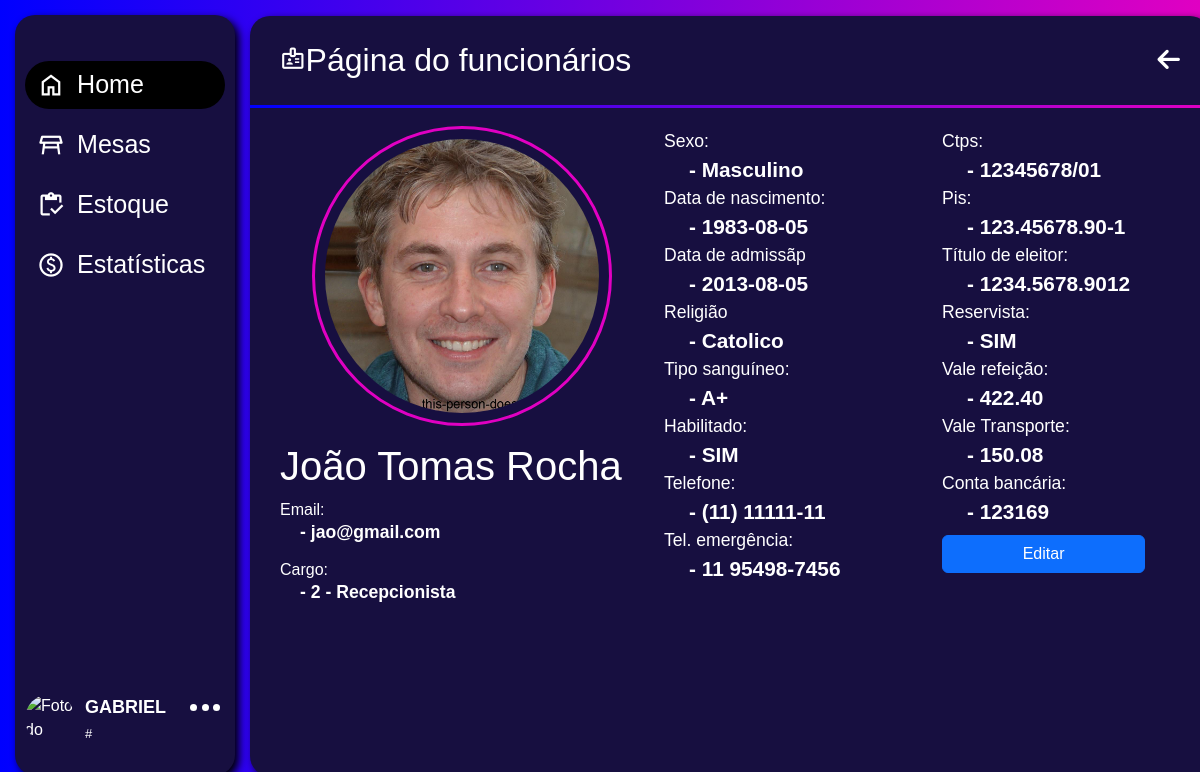
/ADM/app/pagina-inicial/controle-de-funcionarios/pagina-do-funcionario/pag_func.php?id_func=12321 (signed in), run on the app's committed database.
### tables this page shows
CREATE TABLE IF NOT EXISTS `funcionarios` (
  `id_func` int NOT NULL AUTO_INCREMENT,
  `id_tipo` int NOT NULL,
  `nome` varchar(255) NOT NULL,
  `cpf_func` char(14) NOT NULL,
  `dta_nasc` date NOT NULL,
  `sexo` varchar(10) NOT NULL,
  `dta_admissao` date NOT NULL,
  `dta_demissao` date DEFAULT NULL,
  `religiao` varchar(50) DEFAULT NULL,
  `tipo_sanguineo` varchar(3) NOT NULL,
  `tel` char(15) NOT NULL,
  `tel_emergencia` char(15) NOT NULL,
  `ctps` char(14) DEFAULT NULL,
  `pis` char(14) DEFAULT NULL,
  `tit_eleitor` char(16) NOT NULL,
  `reservista` char(3) DEFAULT NULL,
  `vr` float(10,2) DEFAULT NULL,
  `vt` float(10,2) DEFAULT NULL,
  `comissao` float(10,2) NOT NULL,
  `conta_bancaria` varchar(50) NOT NULL,
  `habilitado` varchar(10) DEFAULT NULL,
  `email_adm` varchar(100) NOT NULL,
  `senha_adm` varchar(100) NOT NULL,
  `avatar` varchar(50) DEFAULT NULL,
  PRIMARY KEY (`id_func`),
  UNIQUE KEY `cpf_func` (`cpf_func`),
  UNIQUE KEY `tit_eleitor` (`tit_eleitor`),
  UNIQUE KEY `email_adm` (`email_adm`),
  UNIQUE KEY `conta_bancaria` (`conta_bancaria`),
  UNIQUE KEY `ctps` (`ctps`),
  UNIQUE KEY `pis` (`pis`),
  KEY `id_tipo` (`id_tipo`),
  CONSTRAINT `funcionarios_ibfk_1` FOREIGN KEY (`id_tipo`) REFERENCES `tipo` (`id_tipo`) ON DELETE CASCADE ON UPDATE CASCADE
);

CREATE TABLE IF NOT EXISTS `tipo` (
  `id_tipo` int NOT NULL AUTO_INCREMENT,
  `cargo` varchar(50) NOT NULL,
  `sal_hora` float(10,2) NOT NULL,
  `carga_horaria` float(10,2) NOT NULL,
  `salario` float(10,2) NOT NULL,
  PRIMARY KEY (`id_tipo`)
);

### ADM/app/pagina-inicial/controle-de-funcionarios/pagina-do-funcionario/pag_func.php (the view, shortened to what this page needs)
<?php
include_once(__DIR__ . '/../../../../PHP/conn.php');
$nomeFunc = $_SESSION['nome'];
$idFunc = $_SESSION['id_func'];
$parts = explode(" ", $nomeFunc);
$primeiroNome = $parts[0];
$avatar = '../../../../../imgbd/' . $_SESSION['avatarSession'];
if(!empty($_GET['id_func'])){
    $id = $_GET['id_func'];
    $edit = $sql->query("SELECT * FROM funcionarios WHERE id_func=$id");
    if($edit->num_rows > 0){
        $user_dados = mysqli_fetch_assoc($edit);
        $avatar_func = $user_dados['avatar'];
        $avatar_f = '../../../../../imgbd/' . $avatar_func;
        $id_tipo = $user_dados['id_tipo'];
        $edit_cargo = $sql->query("SELECT cargo FROM tipo WHERE id_tipo = $id_tipo");
        if ($edit_cargo->num_rows > 0) {
            $cargo = $edit_cargo->fetch_assoc()['cargo'];
        } else {
            $cargo = "Cargo não encontrado";
        }
    }else{
        header('location:');
    }
}
?>
<!DOCTYPE html>
<html lang="pt-br">
<head>
    <link href="https://cdn.jsdelivr.net/npm/bootstrap@5.3.0-alpha3/dist/css/bootstrap.min.css" rel="stylesheet">
    <link rel="stylesheet" href="../../../../assets/css/menu.css">
    <link rel="stylesheet" href="../../../../assets/css/paginaInicial/func.css">
</head>
<body>
    <div class="fundo">
        <aside class="sidebar">
            <nav>
                <a href="../../home.php">
                    <button class="active">
                        <span>
                            <i class="material-symbols-outlined">home</i>
                            <span>Home</span>
                        </span>
                    </button>
                </a>
                <a href="../../../mesas/home_mesa.php">
                    <button>
                        <span>
                            <i class="material-symbols-outlined">table_restaurant</i>
                            <span>Mesas</span>
                        </span>
                    </button>
                </a>
                <a href="../../../estoque/estoque.php">
                    <button>
                        <span>
                            <i class="material-symbols-outlined">inventory</i>
                            <span>Estoque</span>
                        </span>
                    </button>
                </a>
                <a href="../../../estatisticas/estatisticas.php">
                    <button>
                        <span>
                            <i class="material-symbols-outlined">paid</i>
                            <span>Estatísticas</span>
                        </span>
                    </button>
                </a>
            </nav>
            <header class="sidebar-header">
                <img class="logo-img" src="<?php echo $avatar; ?>" alt="Foto do usuário">
                <span class="dados">
                    <span class="nome"><?php echo $primeiroNome; ?></span>
                    <br>
                    <span class="id">#<?php echo $idFunc ?></span>
                </span>
                <span id="options">
                    <span class="opcoes">
                        <span class="ball"></span>
                        <span class="ball"></span>
                        <span class="ball"></span>
                    </span>
                </span>
            </header>
        </aside>
        <main class="main">
            <div class="header">
                <div>
                    <i class="material-symbols-outlined">badge</i><span>Página do funcionários</span>
                </div>
                <i class="fa-solid fa-arrow-left" id="backButton"></i>
            </div>
            <hr>
            <div class="mainArea">
                <div class="container">
                    <div class="row">
                        <div class="col-5">
                            <div class="card" style="width: 18rem;">
                                <img src="<?php echo $avatar_f; ?>" class="card-img-top" alt="...">
                                <div class="card-body">
                                    <h1 class="card-title"><?php echo $user_dados['nome'];?></h1>
                                    <div>
                                        <span>Email:</span>
                                        <p class="card-text importantInfo"><?php echo $user_dados['email_adm'];?></p>
                                        <span>Cargo:</span>
                                        <p class="card-text importantInfo"><?php echo $id_tipo . ' ' . '-' . ' ' . $cargo;?></p>
                                    </div>
                                </div>
                            </div>
                        </div>
                        <div class="col-7 informacoes">
                            <div class="row">
                                <div class="col-6">
                                    <p class="perg">Sexo:</p>
                                    <p class="res"><?php echo $user_dados['sexo'];?></p>
                                    <p class="perg">Data de nascimento:</p>
                                    <p class="res"><?php echo $user_dados['dta_nasc'];?></p>
                                    <p class="perg">Data de admissãp</p>
                                    <p class="res"><?php echo $user_dados['dta_admissao'];?></p>
                                    <p class="perg">Religião</p>
                                    <p class="res"><?php echo $user_dados['religiao'];?></p>
                                    <p class="perg">Tipo sanguíneo:</p>
                                    <p class="res"><?php echo $user_dados['tipo_sanguineo'];?></p>
                                    <p class="perg">Habilitado:</p>
                                    <p class="res"><?php echo $user_dados['habilitado'];?></p>
                                    <p class="perg">Telefone:</p>
                                    <p class="res"><?php echo $user_dados['tel'];?></p>
                                    <p class="perg">Tel. emergência:</p>
                                    <p class="res"><?php echo $user_dados['tel_emergencia'];?></p>
                                </div>
                                <div class="col-6">
                                    <p class="perg">Ctps:</p>
                                    <p class="res"><?php echo $user_dados['ctps'];?></p>
                                    <p class="perg">Pis:</p>
                                    <p class="res"><?php echo $user_dados['pis'];?></p>
                                    <p class="perg">Título de eleitor:</p>
                                    <p class="res"><?php echo $user_dados['tit_eleitor'];?></p>
                                    <p class="perg">Reservista:</p>
                                    <p class="res"><?php echo $user_dados['reservista'];?></p>
                                    <p class="perg">Vale refeição:</p>
                                    <p class="res"><?php echo $user_dados['vr'];?></p>
                                    <p class="perg">Vale Transporte:</p>
                                    <p class="res"><?php echo $user_dados['vt'];?></p>
                                    <p class="perg">Conta bancária:</p>
                                    <p class="res"><?php echo $user_dados['conta_bancaria'];?></p>
                                    <a href="../editar-funcionario/editar-funcionario.php?id_func=<?php echo $id; ?>"><button class="btn btn-primary">Editar</button></a>
                                </div>
                            </div>
                        </div>
                    </div>
                </div>
            </div>
        </main>
    </div>
</body>
</html>

### ADM/assets/css/menu.css (style rules this page uses)
:root { --rosa: #E000C2; --azulClaro: #07E8FF; --azul: #0000FF; --azulEscuro:#170F40; --azulDiferenciado:#3214E1; }
* { box-sizing: border-box; }
body { margin: 0; font-family: sans-serif; color: #fff; }
.fundo { position: absolute; background-image: linear-gradient(to left, var(--rosa), var(--azul)); width: 100%; height: 100%; }
.sidebar { position: fixed; background-color: var(--azulEscuro); top: 15px; left: 15px; height: 95%; display: flex; flex-direction: column; align-items: flex-start; width: 220px; padding: 40px 10px 30px 10px; border-radius: 20px; box-shadow: 4px 4px 8px black; }
.sidebar-header { display: flex; width: 100%; margin-top: 16px; }
.dados { display: inline-block; margin-left: 10px; }
.nome { font-weight: bold; font-size: 18px; }
.id { font-size: 13px; }
#options { display: flex; justify-content: flex-end; gap: 1; width: 100%; height: 20px; }
.opcoes { text-align: center; width: 40px; height: 20px; z-index: 2; cursor: pointer; }
.ball { display: inline-block; background-color: #fff; width: 7px; height: 7px; border-radius: 50%; cursor: pointer; }
.logo-img { width: 50px; max-height: 50px; border-radius: 50%; object-fit: cover; transition: transform .4s; }
.sidebar button { height: 60px; background: transparent; border: 0; font-family: inherit; color: inherit; cursor: pointer; text-align: left; padding: 0; width: 100%; }
.sidebar button > span { display: inline-flex; align-items: center; gap: 12px; height: 48px; border-radius: 24px; padding: 0 16px 0 12px; line-height: 1; transition: all .2s; width: 100%; font-size: 1.2rem; }
.active > span { background-color: #000; }
.sidebar button i { position: relative; font-size: 28px; transition: .2s; }
.sidebar button span { font-size: 1.4em; }
.sidebar>nav { flex: 1 1 auto; display: flex; flex-direction: column; width: 100%; font-size: .8em; }
.sidebar>nav a { text-decoration: none; color: #FFF; }
.main { margin-left: 250px; margin-top: 16px; height: 95%; width: 80%; border-radius: 20px; background-color: var(--azulEscuro); box-shadow: 4px 4px 8px black; }
.header { margin-left: 30px; padding-top: 20px; padding-bottom: 5px; display: flex; justify-content: space-between; align-items: center; }
#backButton { margin-right: 30px; cursor: pointer; }
.header i { font-size: 1.6em; }
.header span { font-size: 2em; }
.main hr { background-image: linear-gradient(to right, var(--azul), var(--rosa)); height: 3px; border: none; padding: 0px; opacity: 100; }

### ADM/assets/css/paginaInicial/func.css (style rules this page uses)
.card { margin: auto; width: 400px !important; background-color: var(--azulescuro); color: #fff; border: 2px solid transparent; }
.card img { display: block; margin: auto; border: 3px solid var(--rosa); border-radius: 100%; padding: 10px; width: 300px; height: 300px; object-fit: cover; }
.card p { line-height: 20px; width: 100%; }
.card span { display: block; }
.card-text { font-weight: bold; margin-left: 20px; }
.card-text::before { content: '- ' ; }
.informacoes { border: 2px solid transparent; }
.informacoes > div { margin-top: 10px; }
p { line-height: 10px; font-size: 1.1em; }
.res { margin-left: 25px; font-size: 1.3em; line-height: 15px; font-weight: bold; cursor: default; }
.res::before { content: '- '; }
.btn { width: 80%; }

### data on the page
funcionarios: avatar (picture), nome "João Tomas Rocha", email_adm "jao@gmail.com", id_tipo "2", sexo "Masculino", dta_nasc "1983-08-05", dta_admissao "2013-08-05", religiao "Catolico", tipo_sanguineo "A+", habilitado "SIM", tel "(11) 11111-11", tel_emergencia "11 95498-7456", ctps "12345678/01", pis "123.45678.90-1", tit_eleitor "1234.5678.9012", reservista "SIM", vr "422.40", vt "150.08", conta_bancaria "123169"
tipo: cargo "Recepcionista"

### other printed values
$primeiroNome "GABRIEL"
